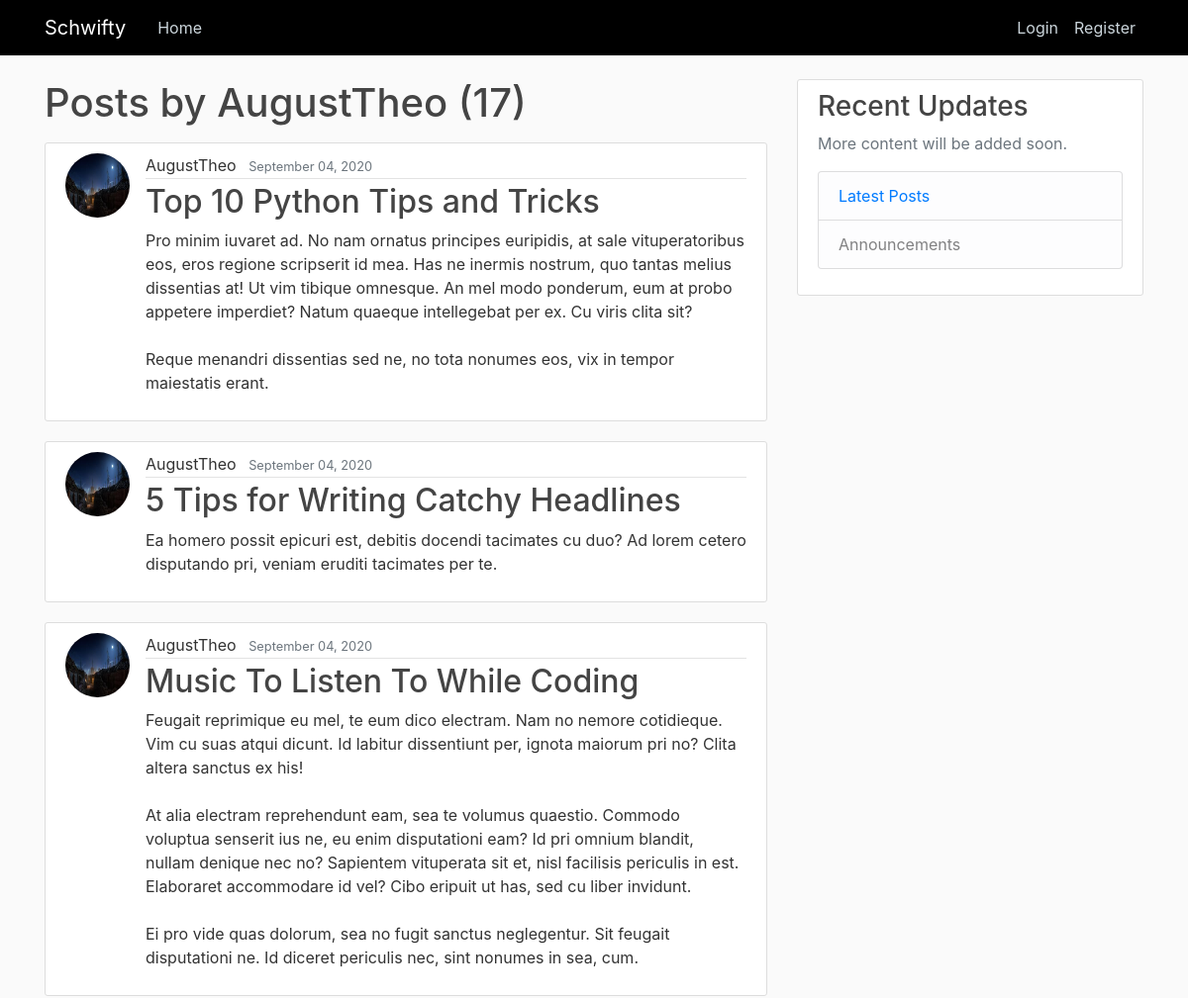
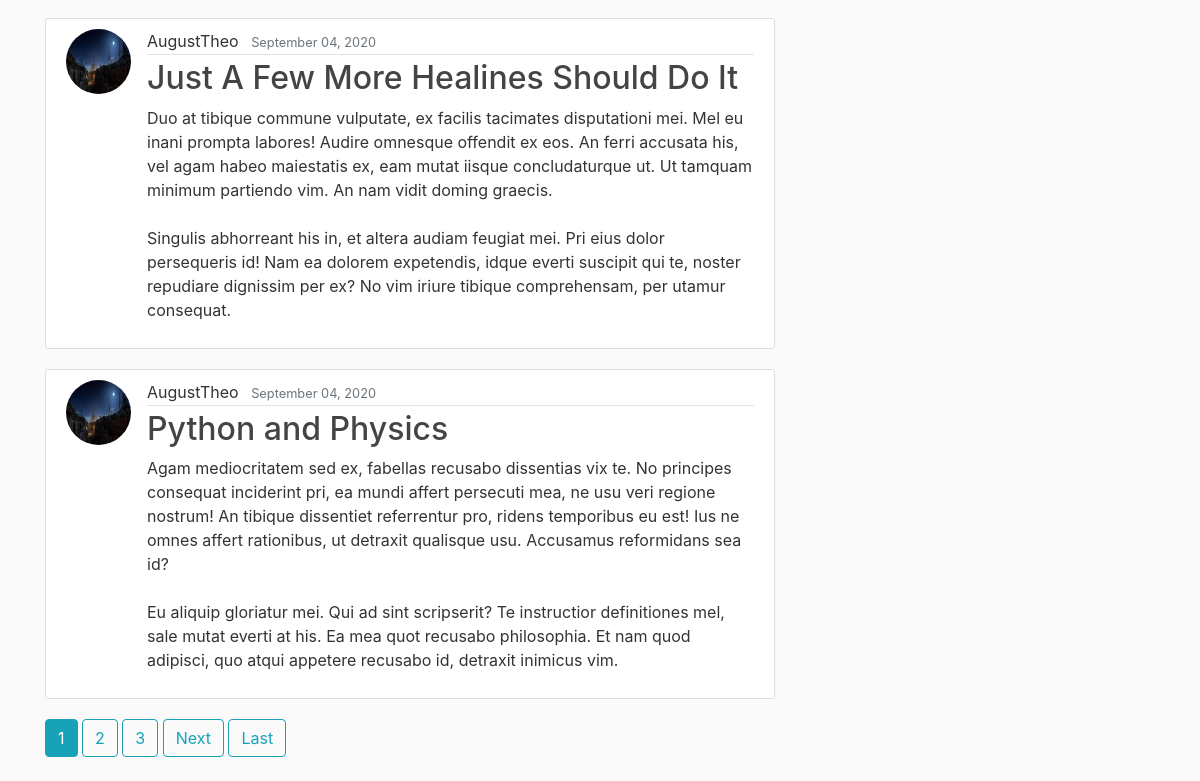
Page /user/AugustTheo/ on the committed database (2 pictures, top to bottom).
### blog/models.py (models this page shows, shortened)
class Post(models.Model):
    title = models.CharField(max_length = 100)
    content = models.TextField()
    date_posted = models.DateTimeField(default = timezone.now)
    author = models.ForeignKey(User , on_delete= models.CASCADE)
    upvotes = models.ManyToManyField(User, blank = True, related_name='post_upvotes')
    downvotes = models.ManyToManyField(User,blank = True, related_name='post_downvotes')
    posted_to = models.ManyToManyField(Community , blank = True , related_name='posted_to_community')

### users/models.py (models this page shows, shortened)
class Profile(models.Model):
    user = models.OneToOneField(User , on_delete=models.CASCADE)
    image = models.ImageField(default = 'default.jpg' ,upload_to ='profile_pics' )

### blog/views.py (the view)
# urls.py: path('user/<str:username>/', views.UserPostListView.as_view() ,name ='user-posts'),
class UserPostListView(ListView):
    model = Post
    template_name = 'blog/user_posts.html'
    context_object_name = 'posts'
    paginate_by = 5
    def get_queryset(self):
        user = get_object_or_404(User , username = self.kwargs.get('username'))
        return Post.objects.filter(author = user).order_by('-date_posted')

### blog/templates/blog/user_posts.html (shortened to what this page needs)
{% extends "blog/base.html" %}
{% block content %}
        <h1 class ="mb-3">Posts by {{view.kwargs.username}} ({{page_obj.paginator.count}})</h1>
        {% for post in posts %}
        <article class="media content-section">
          <img src="{{post.author.profile.image.url}}" class="rounded-circle article-img">
          <div class="media-body">
            <div class="article-metadata">
                {% if post.author == user%}
                  <a class="mr-2" href="{% url 'profile' %}">{{ post.author }}</a>
                {% else %}
                  <span class ="mr-2"> {{post.author}}</span>
                {% endif %}
                <small class="text-muted">{{ post.date_posted|date:"F d, Y" }}</small>
              </div>
              <h2><a class="article-title" href="{% url 'post-detail' post.id %}">{{ post.title }}</a></h2>
              <p class="article-content">{{ post.content }}</p>
            </div>
          </article>
        {% endfor %}
        {% if is_paginated %}
            {% for num in page_obj.paginator.page_range %}
                {% if page_obj.number == num %}
                  <a class="btn btn-info mb-4" href="?page={{num}}">{{num}}</a>
                {% elif num > page_obj.number|add:'-3' and num < page_obj.number|add:'3' %}
                  <a class="btn btn-outline-info mb-4" href="?page={{num}}">{{num}}</a>
                {% endif %}
            {% endfor %}
          {% if page_obj.has_next %}
            <a class ="btn btn-outline-info mb-4" href="?page={{page_obj.next_page_number}}">Next</a>
            <a class ="btn btn-outline-info mb-4" href="?page={{page_obj.paginator.num_pages}}">Last</a>
          {% endif %}
        {% endif %}
{% endblock content %}

### blog/static/blog/main.css (style rules this page uses)
body { background: #fafafa; color: #333333; margin-top: 5rem; }
h1, h2, h3, h4, h5, h6 { color: #444444; }
.content-section { background: #ffffff; padding: 10px 20px; border: 1px solid #dddddd; border-radius: 3px; margin-bottom: 20px; }
.article-title { color: #444444; }
.article-content { white-space: pre-line; }
.article-img { height: 65px; width: 65px; margin-right: 16px; }
.article-metadata { padding-bottom: 1px; margin-bottom: 4px; border-bottom: 1px solid #e3e3e3 }

### rows in the picture
Post: author.profile.image (picture), author "AugustTheo", date_posted "September 04, 2020", title "Top 10 Python Tips and Tricks", content "Pro minim iuvaret ad. No nam ornatus principes euripidis, at sale vituperatoribus eos, eros regione scripserit id mea. Has ne inermis nostrum, quo tantas melius dissentias at! Ut vim tibique omnesque. An mel modo ponderum, eum at probo appetere imperdiet? Natum quaeque intellegebat per ex. Cu viris clita sit? Reque menandri dissentias sed ne, no tota nonumes eos, vix in tempor maiestatis erant."
Post: author.profile.image (picture), author "AugustTheo", date_posted "September 04, 2020", title "5 Tips for Writing Catchy Headlines", content "Ea homero possit epicuri est, debitis docendi tacimates cu duo? Ad lorem cetero disputando pri, veniam eruditi tacimates per te."
Post: author.profile.image (picture), author "AugustTheo", date_posted "September 04, 2020", title "Music To Listen To While Coding", content "Feugait reprimique eu mel, te eum dico electram. Nam no nemore cotidieque. Vim cu suas atqui dicunt. Id labitur dissentiunt per, ignota maiorum pri no? Clita altera sanctus ex his! At alia electram reprehendunt eam, sea te volumus quaestio. Commodo voluptua senserit ius ne, eu enim disputationi eam? Id pri omnium blandit, nullam denique nec no? Sapientem vituperata sit et, nisl facilisis periculis in est. Elaboraret accommodare id vel? Cibo eripuit ut has, sed cu liber invidunt. Ei pro vide quas dolorum, sea no fugit sanctus neglegentur. Sit feugait disputationi ne. Id diceret periculis nec, sint nonumes in sea, cum."
Post: author.profile.image (picture), author "AugustTheo", date_posted "September 04, 2020", title "Just A Few More Healines Should Do It", content "Duo at tibique commune vulputate, ex facilis tacimates disputationi mei. Mel eu inani prompta labores! Audire omnesque offendit ex eos. An ferri accusata his, vel agam habeo maiestatis ex, eam mutat iisque concludaturque ut. Ut tamquam minimum partiendo vim. An nam vidit doming graecis. Singulis abhorreant his in, et altera audiam feugiat mei. Pri eius dolor persequeris id! Nam ea dolorem expetendis, idque everti suscipit qui te, noster repudiare dignissim per ex? No vim iriure tibique comprehensam, per utamur consequat."
Post: author.profile.image (picture), author "AugustTheo", date_posted "September 04, 2020", title "Python and Physics", content "Agam mediocritatem sed ex, fabellas recusabo dissentias vix te. No principes consequat inciderint pri, ea mundi affert persecuti mea, ne usu veri regione nostrum! An tibique dissentiet referrentur pro, ridens temporibus eu est! Ius ne omnes affert rationibus, ut detraxit qualisque usu. Accusamus reformidans sea id? Eu aliquip gloriatur mei. Qui ad sint scripserit? Te instructior definitiones mel, sale mutat everti at his. Ea mea quot recusabo philosophia. Et nam quod adipisci, quo atqui appetere recusabo id, detraxit inimicus vim."

### other values in the picture
{{ view.kwargs.username }} "AugustTheo"
{{ page_obj.paginator.count }} "17"
{{ num }} "1"
{{ num }} "2" "3"
